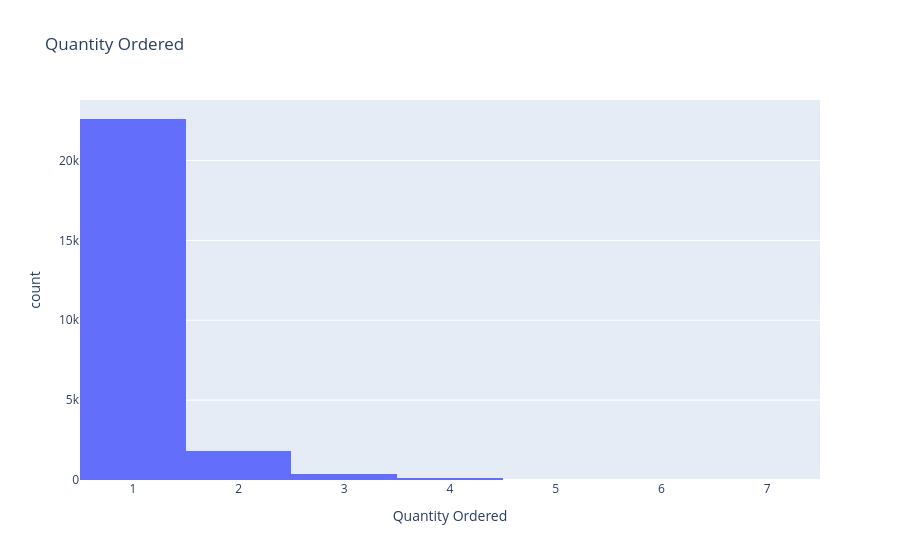
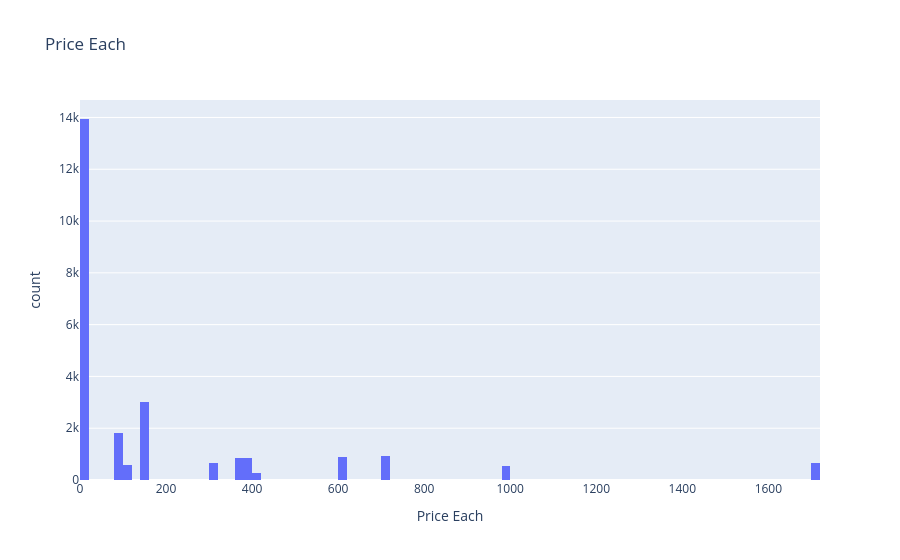

Here is the notebook cell these charts were saved with, in order:
### Code cell
for col in num_cols:

    px.histogram(data_frame= df, x= col, title= col).show()

### Figure 1 — Plotly figure (JSON) as saved in the notebook; plotly's stock layout.template omitted (floating-point values rounded to 4 significant figures; data arrays with more than 128 entries replaced by an {"elided": "..."} marker saying what was removed)
{"data": [{"alignmentgroup": "True", "bingroup": "x", "hovertemplate": "Quantity Ordered=%{x}<br>count=%{y}<extra></extra>", "legendgroup": "", "marker": {"color": "#636efa", "pattern": {"shape": ""}}, "name": "", "offsetgroup": "", "orientation": "v", "showlegend": false, "type": "histogram", "x": {"elided": "24949 int values"}, "xaxis": "x", "yaxis": "y"}], "layout": {"barmode": "relative", "legend": {"tracegroupgap": 0}, "title": {"text": "Quantity Ordered"}, "xaxis": {"anchor": "y", "domain": [0, 1], "title": {"text": "Quantity Ordered"}}, "yaxis": {"anchor": "x", "domain": [0, 1], "title": {"text": "count"}}}}

### Figure 2 — Plotly figure (JSON) as saved in the notebook; plotly's stock layout.template omitted (floating-point values rounded to 4 significant figures; data arrays with more than 128 entries replaced by an {"elided": "..."} marker saying what was removed)
{"data": [{"alignmentgroup": "True", "bingroup": "x", "hovertemplate": "Price Each=%{x}<br>count=%{y}<extra></extra>", "legendgroup": "", "marker": {"color": "#636efa", "pattern": {"shape": ""}}, "name": "", "offsetgroup": "", "orientation": "v", "showlegend": false, "type": "histogram", "x": {"elided": "24949 float values"}, "xaxis": "x", "yaxis": "y"}], "layout": {"barmode": "relative", "legend": {"tracegroupgap": 0}, "title": {"text": "Price Each"}, "xaxis": {"anchor": "y", "domain": [0, 1], "title": {"text": "Price Each"}}, "yaxis": {"anchor": "x", "domain": [0, 1], "title": {"text": "count"}}}}
